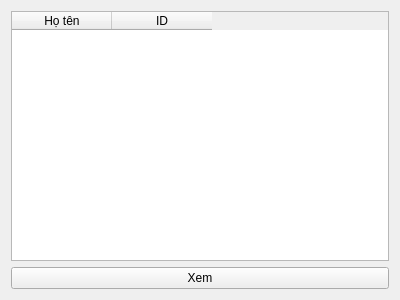
<?xml version="1.0" encoding="UTF-8"?>
<ui version="4.0">
 <class>ViewAllTeacherWidget</class>
 <widget class="QWidget" name="ViewAllTeacherWidget">
  <property name="geometry">
   <rect>
    <x>0</x>
    <y>0</y>
    <width>400</width>
    <height>300</height>
   </rect>
  </property>
  <property name="windowTitle">
   <string>Xem danh sách giáo viên</string>
  </property>
  <layout class="QVBoxLayout" name="verticalLayout">
   <item>
    <widget class="QTableWidget" name="teacherTable">
     <column>
      <property name="text">
       <string>Họ tên</string>
      </property>
     </column>
     <column>
      <property name="text">
       <string>ID</string>
      </property>
     </column>
    </widget>
   </item>
   <item>
    <widget class="QPushButton" name="viewButton">
     <property name="text">
      <string>Xem</string>
     </property>
    </widget>
   </item>
  </layout>
 </widget>
 <resources/>
 <connections/>
</ui>
